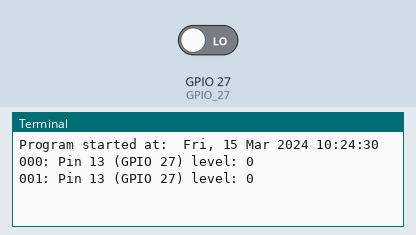
The program below on a simulated Raspberry Pi (BCM pin numbers). On the bench: the last lines printed to the terminal. Inputs (shaded band) come from the test bench; at power-on: GPIO 27 (GPIO_27) LOW. The clock reads 2024-03-15 10:24:30 at power-on unless the program sets it.

Above: at 1.2 s.
1.3 s: GPIO 27 (GPIO_27) driven HIGH
At 1.9 s:
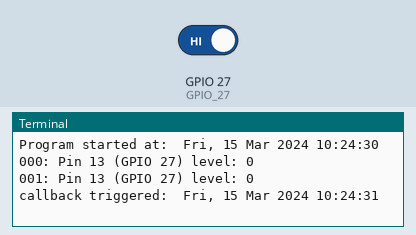
2.8 s: GPIO 27 (GPIO_27) driven LOW
At 3.5 s:
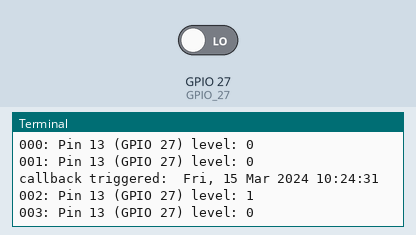
Timing chart, 0 to 5.8 s (numbered marks = the images above; inputs shaded):
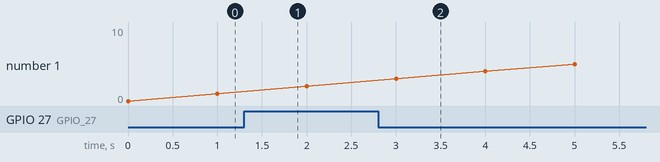

Measured:
- after the input at 1.3 s, the terminal: prints a new line at once (image 1)
- after the input at 2.8 s, the terminal: prints a new line after 0.20 s (image 2)

The program:

pir-test.py
```python
import RPi.GPIO as GPIO
from time import gmtime, localtime, strftime, sleep

GPIO_27 = 27 # Pin 13
GPIO.setmode(GPIO.BCM)

def my_callback(channel):
  print("callback triggered: ", strftime("%a, %d %b %Y %H:%M:%S", localtime()))

GPIO.setup(GPIO_27, GPIO.IN)
GPIO.add_event_detect(GPIO_27, GPIO.RISING)
GPIO.add_event_callback(GPIO_27, my_callback)

i = 0
print("Program started at: ", strftime("%a, %d %b %Y %H:%M:%S", localtime()))
while True:
  print("%03d: Pin 13 (GPIO 27) level: %d" % (i, GPIO.input(GPIO_27)))
  sleep(1)
  i += 1
```
